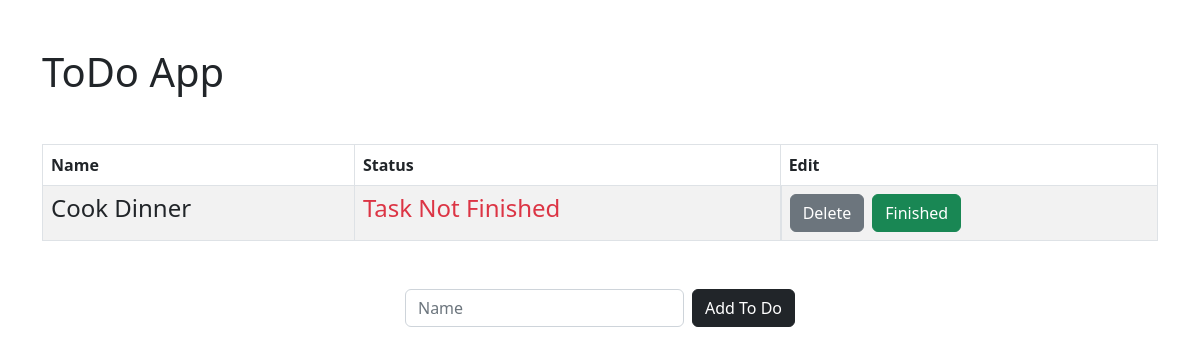
The app's page /, older data.
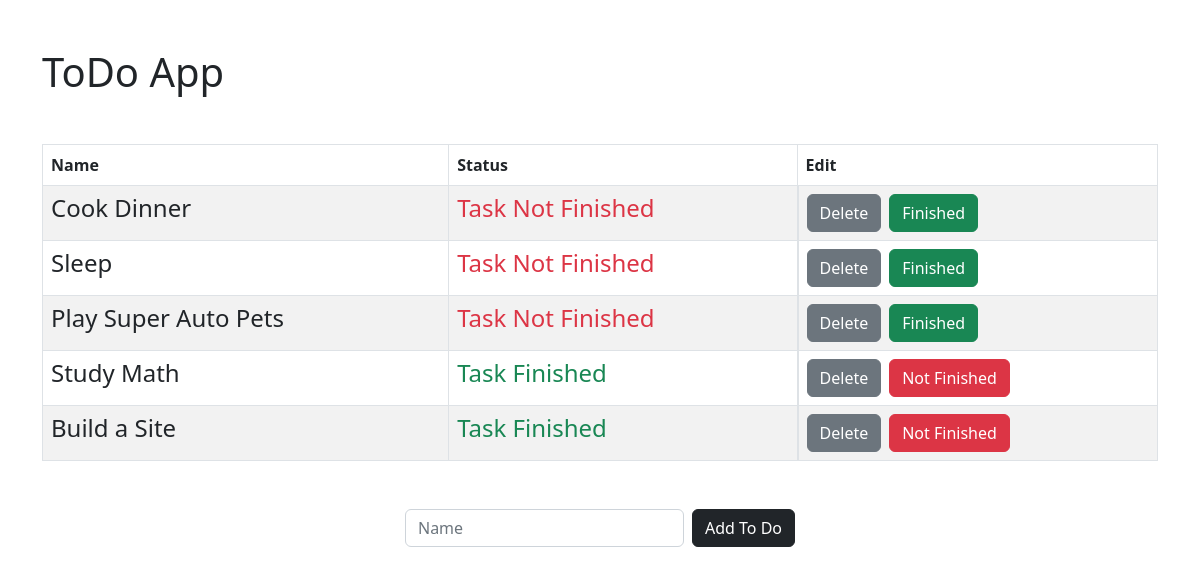
The same page, newer data.
### base/models.py (models this page shows, shortened)
class ToDo(models.Model):
    name   = models.CharField(max_length=100)
    status = models.BooleanField(default=False)
    class Meta():
        ordering = ['status']

### base/views.py (the view, shortened to what this page needs)
# urls.py: path('', ToDoListView.as_view(), name='list'),
class ToDoListView(ListView):
    model = ToDo
    template_name = 'base/todo.html'
    def get_context_data(self, **kwargs):
        context = super().get_context_data(**kwargs)
        context['form'] = ToDoCreateForm()
        return context

### base/forms.py
class ToDoCreateForm(forms.ModelForm):
    class Meta:
        model  = ToDo
        fields = ['name']
        labels = {
            'name' : '',
        }
        widgets = {
            'name'  : forms.TextInput(attrs={'class': 'form-control w-25', 'placeholder': 'Name'}),
        }

### base/templates/base/todo.html (shortened to what this page needs)
{% extends 'base/base.html' %}
{% block content %}
<table class="table table-striped table-bordered">
    <thead>
        <tr>
            <th scope="col">Name</th>
            <th scope="col">Status</th>
            <th scope="col">Edit</th>
        </tr>
    </thead>
    <tbody>
        {% for object in object_list %}
        <tr>
            <td>
                <h4>{{object.name}}</h4>
            </td>
            <td>
                {% if object.status == False %}
                <h4 class="text-danger">Task Not Finished</h4>
                {% else %}
                <h4 class="text-success">Task Finished</h4>
                {% endif %}
            </td>
            <td class="d-flex gap-2">
                <form action="{% url 'delete' object.id %}" method="post">
                    <button type='submit' name="delete" value="Delete" class="btn btn-secondary">Delete</button>
                </form>
                <form action="{% url 'update' object.id %}" method="post">
                    {% if object.status == False %}
                    <button type='submit' name="update" value="True" class="btn btn-success">Finished</button>
                    {% else %}
                    <button type='submit' name="update" value="False" class="btn btn-danger">Not Finished</button>
                    {% endif %}
                </form>
            </td>
        </tr>
        {% endfor %}
    </tbody>
</table>
<div class="mt-5 text-center">
    <form class="d-flex gap-2 justify-content-center" action="" method="post">
        {{form}}
        <button type='submit' value="add" class="btn btn-dark">Add To Do</button>
    </form>
</div>
{% endblock content %}

Row changes from the older to the newer data that the page shows:
added ToDo: name "Sleep", status "Task Not Finished"
added ToDo: name "Play Super Auto Pets", status "Task Not Finished"
added ToDo: name "Study Math", status "Task Finished"
added ToDo: name "Build a Site", status "Task Finished"
